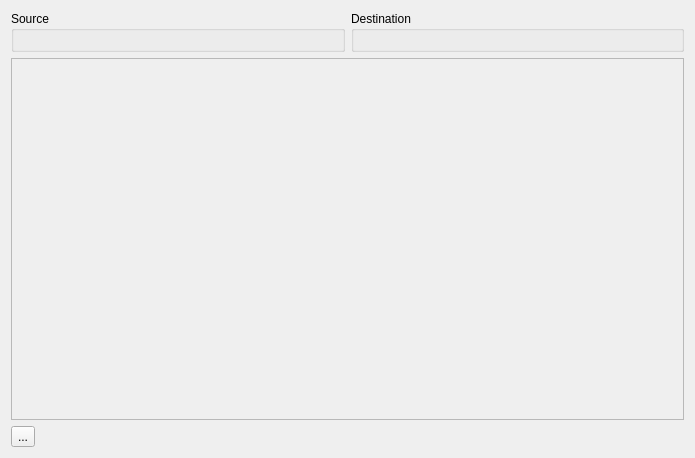
<?xml version="1.0" encoding="UTF-8"?>
<ui version="4.0">
 <class>mdtSqlTableMappingWidget</class>
 <widget class="QWidget" name="mdtSqlTableMappingWidget">
  <property name="geometry">
   <rect>
    <x>0</x>
    <y>0</y>
    <width>695</width>
    <height>458</height>
   </rect>
  </property>
  <property name="windowTitle">
   <string>Table mapping</string>
  </property>
  <layout class="QVBoxLayout" name="verticalLayout">
   <item>
    <layout class="QHBoxLayout" name="horizontalLayout_2">
     <item>
      <widget class="QGroupBox" name="gbSource">
       <property name="title">
        <string>Source</string>
       </property>
       <layout class="QVBoxLayout" name="verticalLayout_2">
        <item>
         <widget class="mdtSqlCopierCodecSettingsWidget" name="wSourceCodecSettings" native="true"/>
        </item>
       </layout>
      </widget>
     </item>
     <item>
      <widget class="QGroupBox" name="gbDestination">
       <property name="title">
        <string>Destination</string>
       </property>
       <layout class="QVBoxLayout" name="verticalLayout_3">
        <item>
         <widget class="mdtSqlCopierCodecSettingsWidget" name="wDestinationCodecSettings_2" native="true"/>
        </item>
       </layout>
      </widget>
     </item>
    </layout>
   </item>
   <item>
    <widget class="QScrollArea" name="saItems">
     <property name="widgetResizable">
      <bool>true</bool>
     </property>
     <widget class="QWidget" name="scrollAreaWidgetContents">
      <property name="geometry">
       <rect>
        <x>0</x>
        <y>0</y>
        <width>675</width>
        <height>344</height>
       </rect>
      </property>
     </widget>
    </widget>
   </item>
   <item>
    <layout class="QHBoxLayout" name="horizontalLayout">
     <item>
      <widget class="QToolButton" name="tbRemoveFieldMapping">
       <property name="text">
        <string>...</string>
       </property>
       <property name="icon">
        <iconset theme="list-add">
         <normaloff/>
        </iconset>
       </property>
      </widget>
     </item>
     <item>
      <spacer name="horizontalSpacer">
       <property name="orientation">
        <enum>Qt::Horizontal</enum>
       </property>
       <property name="sizeHint" stdset="0">
        <size>
         <width>40</width>
         <height>20</height>
        </size>
       </property>
      </spacer>
     </item>
    </layout>
   </item>
  </layout>
 </widget>
 <customwidgets>
  <customwidget>
   <class>mdtSqlCopierCodecSettingsWidget</class>
   <extends>QWidget</extends>
   <header>mdtSqlCopierCodecSettingsWidget.h</header>
   <container>1</container>
  </customwidget>
 </customwidgets>
 <resources/>
 <connections/>
</ui>
